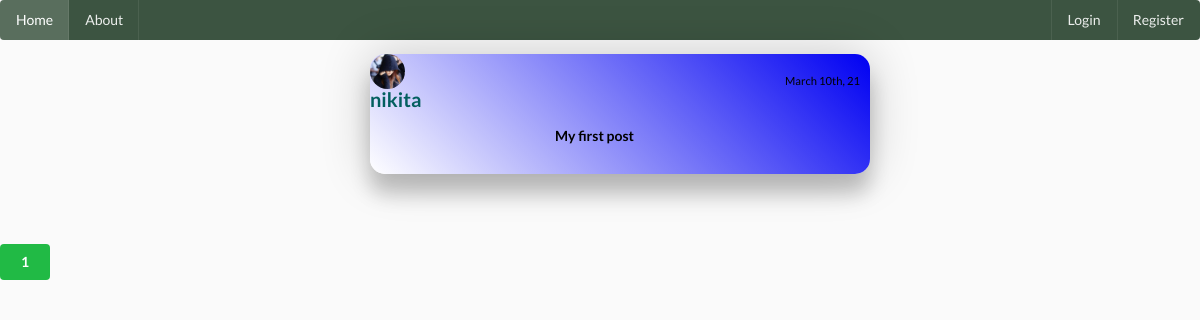
Page /home on the earlier database version.
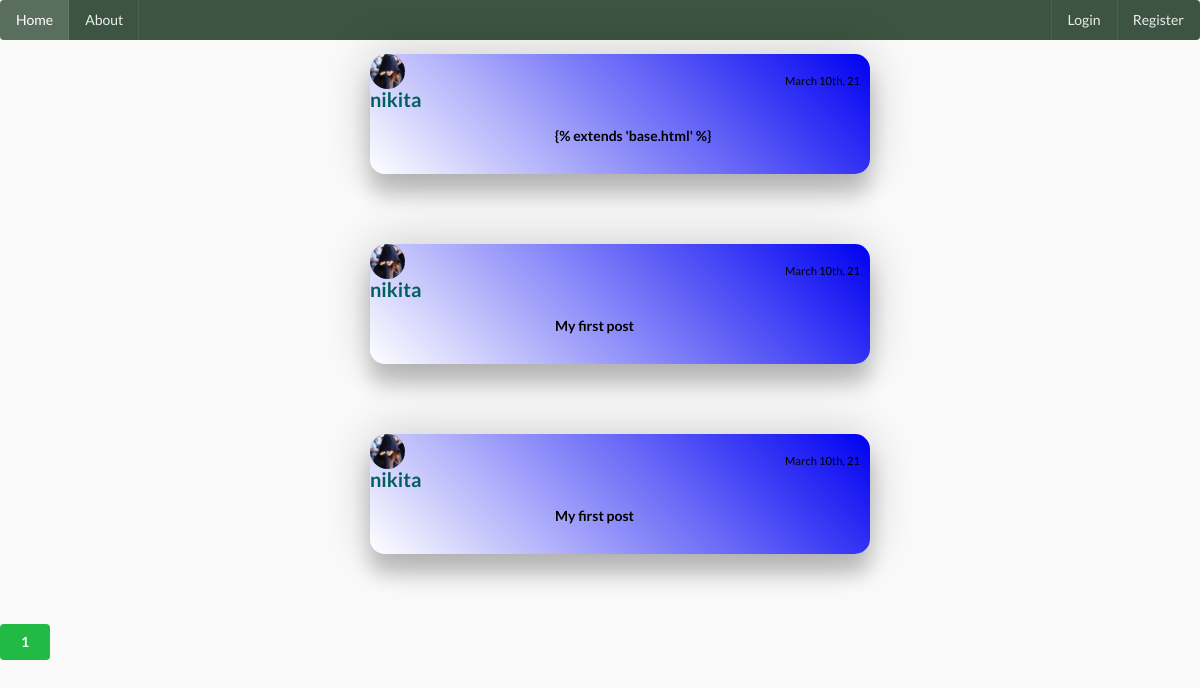
Same page on the later database version.
### social_media/models.py (models this page shows, shortened)
class Post(db.Model):
    __searchable__=['content']
    id = db.Column(db.Integer, primary_key = True)
    title = db.Column(db.String(100),nullable=False)
    date_posted = db.Column(db.DateTime, nullable=False, default = datetime.utcnow)
    content = db.Column(db.Text, nullable = False)
    user_id = db.Column(db.Integer, db.ForeignKey('user.id'), nullable=False)
    comments = db.relationship('Comment', backref = 'article', lazy = True, cascade="all,delete")

class User(db.Model, UserMixin):
    id = db.Column(db.Integer, primary_key = True)
    username = db.Column(db.String(20), nullable = False, unique = True)
    email = db.Column(db.String(50), nullable = False, unique = True)
    image_file =db.Column(db.String(20), nullable = False, default = 'default.jpg')
    password = db.Column(db.String(60), nullable = False)
    posts = db.relationship("Post", backref ='author', lazy = True,cascade="all,delete")
    last_seen = db.Column(db.DateTime, default = datetime.utcnow)
    followed = db.relationship(
        'User', secondary = followers,
        primaryjoin = (followers.c.follower_id == id),
        secondaryjoin = (followers.c.followed_id == id),
        backref = db.backref('followers', lazy ='dynamic'), lazy = 'dynamic')

### social_media/main/routes.py (the view)
@main.route('/')
@main.route('/home')
def home():
    page = request.args.get('page', 1, type= int)
    posts = Post.query.order_by(Post.date_posted.desc()).paginate(page = page, per_page=7)
    return render_template('home.html',posts = posts)

### social_media/main/routes.py (called while the page is built)
@main.before_request
def before_request():
    if current_user.is_authenticated:
        current_user.last_seen = datetime.utcnow()
        db.session.commit()

### social_media/templates/home.html
{% extends 'base.html' %}
{% block content %}
    {% for post in posts.items %}
    <ul style="border: 2px rgba(240, 12, 12, 0.062);">
    <div class="ui feed">
    <div class="event" style="display: flex; flex-direction: column; align-items: center;">
      <p class="post1" style=" height: 120px;
width: 500px;
border-radius: 15px;
position: relative;
margin-bottom: 7vh;
background: linear-gradient(45deg, white,rgb(0 0 242));
pointer-events: all;box-shadow: 0 20px 20px rgba(0, 0, 0, 0.2), 0px 0px 50px rgba(0, 0, 0, 0.2);">
          <img class="ui mini circular image" src="{{ url_for('static', filename = 'profile/' + post.author.image_file) }}">
            <a class="user" style="color: rgb(3, 95, 95); font-size: 20px; position: absolute;" href="{{ url_for('users.user_posts_info',username = post.author.username ) }}">
              <b>{{ post.author.username }}</b>
            </a>
              <small style="color: black; position: absolute; left: 83%; top: 14%;">{{ moment(post.date_posted).format("MMMM Do, YY") }}</small>
            <a style="position: absolute; top: 60%; left: 37%; color: black;" href="{{ url_for('posts.post', post_id = post.id) }}" style="color: rgb(16, 1, 54);"><b>{{ post.title }}</b></a>
        </p>
      </ul>
    {% endfor %}
{% for page_num in posts.iter_pages(left_edge =1, right_edge=1, left_current =1,right_current =2) %}
{% if page_num %}
{% if posts.page == page_num %}
<a href="{{ url_for('main.home',page = page_num) }}"><button class="ui green button">
  {{ page_num }}
</button>
</a>
{% else %}
<a href="{{ url_for('main.home',page = page_num) }}"><button class="ui blue basic button">
  {{ page_num }}
</button>
</a>
{% endif %}
{% else %}
    ...
{% endif %}
{% endfor %}
{% endblock %}

### social_media/templates/base.html (shortened to what this page needs)
<!DOCTYPE html>
<html>
<head>
    <link rel="stylesheet" href="https://cdnjs.cloudflare.com/ajax/libs/semantic-ui/2.4.1/semantic.min.css" />
    <link rel="stylesheet" type="text/css" href="{{ url_for('static', filename='css/blog.css') }}">
  </head>
<body>
        <div class="ui  inverted menu" style="background: #3c5441;">
        <a class="active item" href="{{ url_for('main.home')}}">
          Home
        </a>
        <a class="item" href="{{ url_for('main.about')}}">
          About
        </a>
        <div class="right menu">
          {% if current_user.is_authenticated %}
          <a class="item" href="{{ url_for('posts.new_post')}}">
            Make Posts
          </a>
          <a class="ui item" href="{{ url_for('users.account')}}">
            Account
          </a>
          <a class="ui item" href="{{ url_for('users.logout')}}">
            Logout
          </a>
          {% else %}
          <a class="ui item" href="{{ url_for('users.login')}}">
            Login
          </a>
          <a class="ui item" href="{{ url_for('users.register')}}">
            Register
          </a>
          {% endif %}
        </div>
      </div>
    <div>
    {% block content %}
    {% endblock %}
    </div>
  </body>
</html>

### social_media/static/css/blog.css (style rules this page uses)
body { background: #fafafa; color: #333333; }

Differences in the rows shown:
added Post: image_file (placeholder picture), author.username "nikita", date_posted "March 10th, 21", title "{% extends 'base.html' %}"
added Post: image_file (placeholder picture), author.username "nikita", date_posted "March 10th, 21", title "My first post"
